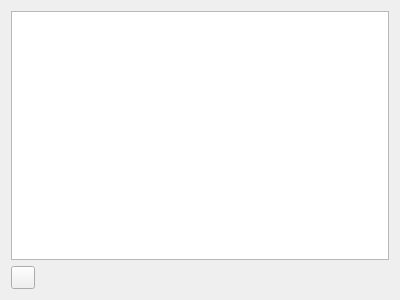
<?xml version="1.0" encoding="UTF-8"?>
<ui version="4.0">
 <author>
    SPDX-FileCopyrightText: none
    SPDX-License-Identifier: GPL-3.0-or-later
  </author>
 <class>WdgTasksetDocker</class>
 <widget class="QWidget" name="WdgTasksetDocker">
  <property name="geometry">
   <rect>
    <x>0</x>
    <y>0</y>
    <width>400</width>
    <height>300</height>
   </rect>
  </property>
  <layout class="QGridLayout" name="gridLayout">
   <item row="0" column="0" colspan="5">
    <widget class="QListView" name="tasksetView"/>
   </item>
   <item row="1" column="1">
    <spacer name="horizontalSpacer">
     <property name="orientation">
      <enum>Qt::Horizontal</enum>
     </property>
     <property name="sizeHint" stdset="0">
      <size>
       <width>199</width>
       <height>20</height>
      </size>
     </property>
    </spacer>
   </item>
   <item row="1" column="0">
    <widget class="KisPopupButton" name="chooserButton"/>
   </item>
   <item row="1" column="2">
    <widget class="QToolButton" name="recordButton">
     <property name="toolTip">
      <string>Start Recording</string>
     </property>
     <property name="text">
      <string/>
     </property>
     <property name="autoRaise">
      <bool>true</bool>
     </property>
    </widget>
   </item>
   <item row="1" column="3">
    <widget class="QToolButton" name="saveButton">
     <property name="toolTip">
      <string>Save the taskset</string>
     </property>
     <property name="text">
      <string/>
     </property>
     <property name="autoRaise">
      <bool>true</bool>
     </property>
    </widget>
   </item>
   <item row="1" column="4">
    <widget class="QToolButton" name="clearButton">
     <property name="toolTip">
      <string>Delete the taskset</string>
     </property>
     <property name="text">
      <string/>
     </property>
     <property name="autoRaise">
      <bool>true</bool>
     </property>
    </widget>
   </item>
  </layout>
 </widget>
 <customwidgets>
  <customwidget>
   <class>KisPopupButton</class>
   <extends>QToolButton</extends>
   <header>KisPopupButton.h</header>
   <container>1</container>
  </customwidget>
 </customwidgets>
 <resources/>
 <connections/>
</ui>
